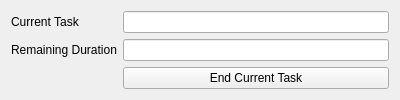
<?xml version="1.0" encoding="UTF-8"?>
<ui version="4.0">
 <class>TymboxAssistantView</class>
 <widget class="QWidget" name="TymboxAssistantView">
  <property name="geometry">
   <rect>
    <x>0</x>
    <y>0</y>
    <width>400</width>
    <height>91</height>
   </rect>
  </property>
  <layout class="QFormLayout" name="formLayout">
   <item row="0" column="0">
    <widget class="QLabel" name="label">
     <property name="text">
      <string>Current Task</string>
     </property>
    </widget>
   </item>
   <item row="0" column="1">
    <widget class="QLineEdit" name="editCurrentTaskName">
     <property name="readOnly">
      <bool>true</bool>
     </property>
    </widget>
   </item>
   <item row="1" column="0">
    <widget class="QLabel" name="label_2">
     <property name="text">
      <string>Remaining Duration</string>
     </property>
    </widget>
   </item>
   <item row="1" column="1">
    <widget class="QLineEdit" name="editRemainingDuration">
     <property name="readOnly">
      <bool>true</bool>
     </property>
    </widget>
   </item>
   <item row="2" column="1">
    <widget class="QPushButton" name="btnEndCurrentTask">
     <property name="text">
      <string>End Current Task</string>
     </property>
     <property name="flat">
      <bool>false</bool>
     </property>
    </widget>
   </item>
  </layout>
 </widget>
 <resources/>
 <connections/>
</ui>
